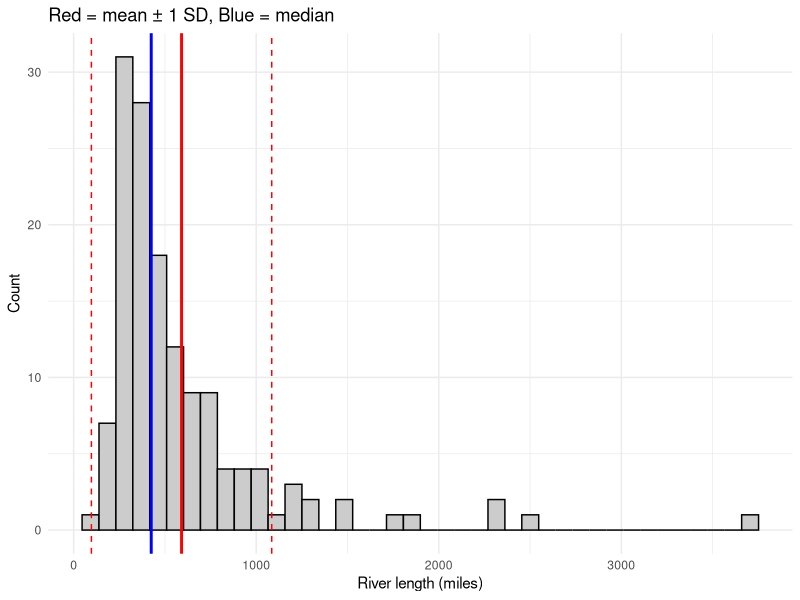
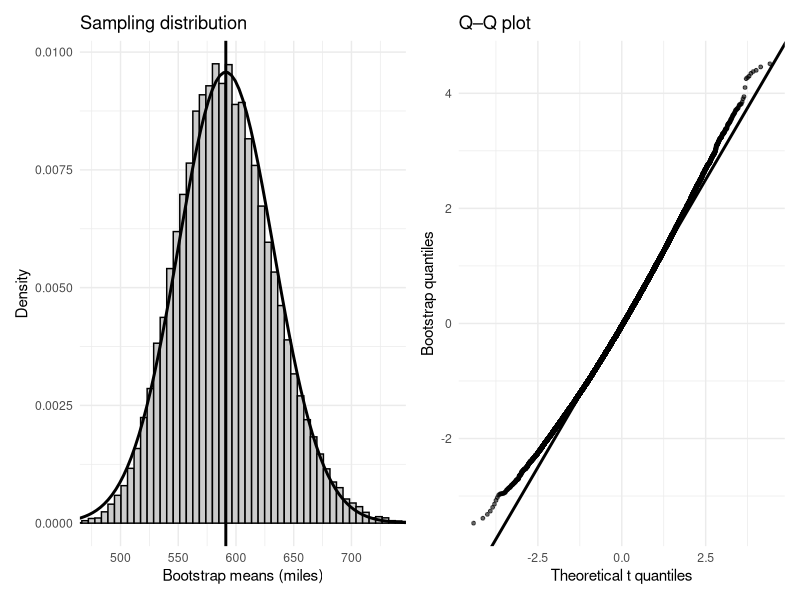
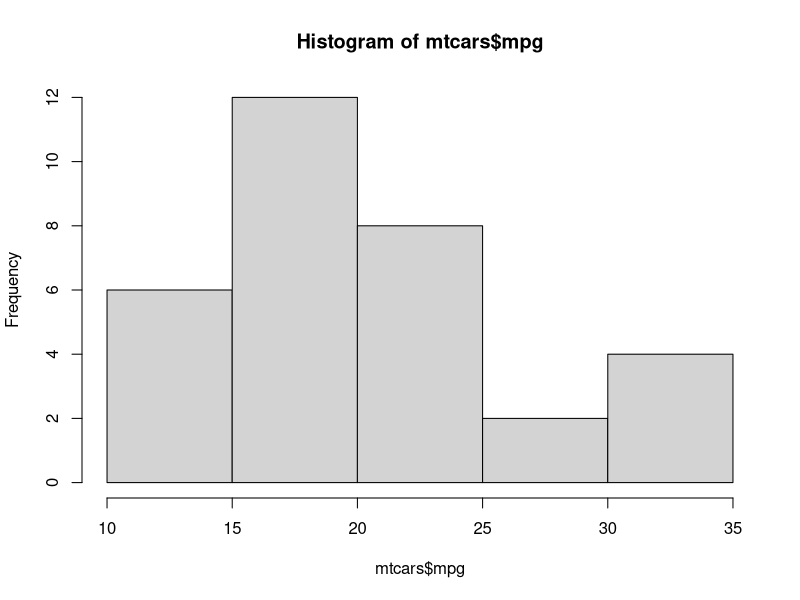
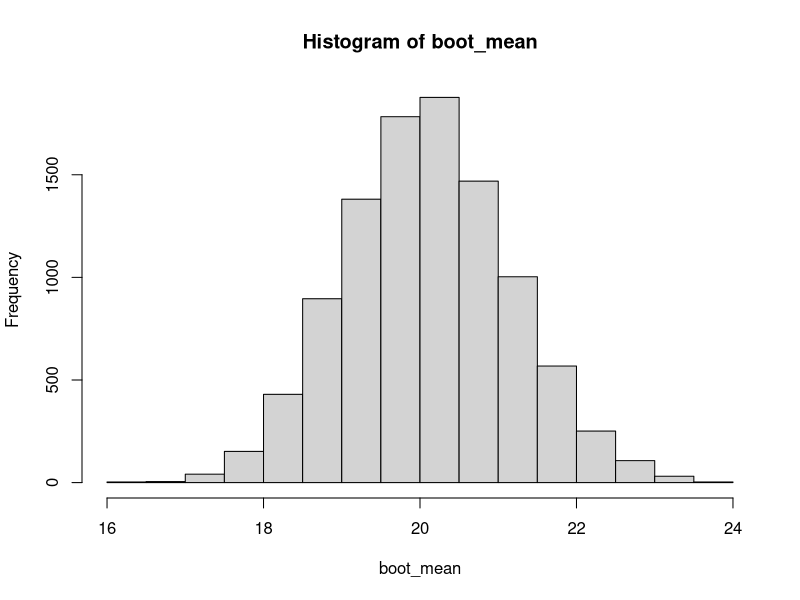

Recreate these plots in R, in order.
## ---- chunk 1
library(tidyverse)
## ---- chunk 2
data(rivers)


df <- data.frame(rivers = rivers)

mu  <- mean(rivers)
med <- median(rivers)
sdx <- sd(rivers)

ggplot(df, aes(x = rivers)) +
  geom_histogram(
    bins = 40,
    color = "black",
    fill = "grey80"
  ) +
  geom_vline(aes(xintercept = mu),
             color = "red", linewidth = 1) +
  geom_vline(aes(xintercept = med),
             color = "blue", linewidth = 1) +
  geom_vline(aes(xintercept = mu + sdx),
             linetype = "dashed", color = "red") +
  geom_vline(aes(xintercept = mu - sdx),
             linetype = "dashed", color = "red") +
  labs(
    title = "Red = mean ± 1 SD, Blue = median",
    x = "River length (miles)",
    y = "Count"
  ) +
  theme_minimal()
## ---- chunk 3
t.test(rivers, mu = 1000)
## ---- chunk 4
library(ggplot2)
library(patchwork)   # for side-by-side layout

data(rivers)
x <- rivers
n <- length(x)

# Point estimate and t-based SE
xbar <- mean(x)
s <- sd(x)
se <- s / sqrt(n)
df <- n - 1

# Bootstrap sampling distribution of the mean
set.seed(2026)
B <- 50000
boot_means <- replicate(B, mean(sample(x, replace = TRUE)))

boot_df <- data.frame(boot_mean = boot_means)

# t-based density for the mean
# If (Xbar - mu)/SE ~ t_df, then density of Xbar is:
t_density <- function(m) dt((m - xbar) / se, df = df) / se

# Plot limits based on bulk of bootstrap distribution
xlim <- quantile(boot_means, c(0.001, 0.999))

# ---- Left panel: histogram + t overlay ----
p_hist <- ggplot(boot_df, aes(x = boot_mean)) +
  geom_histogram(aes(y = after_stat(density)),
                 bins = 60, fill = "grey80", color = "black") +
  stat_function(fun = t_density, linewidth = 1) +
  geom_vline(xintercept = xbar, linewidth = 1) +
  coord_cartesian(xlim = xlim) +
  labs(
    title = "Sampling distribution",
    x = "Bootstrap means (miles)",
    y = "Density"
  ) +
  theme_minimal()

# ---- Right panel: Q–Q plot ----
# Standardize bootstrap means to t-scale
z_boot <- (boot_means - xbar) / se

probs <- ppoints(B)
emp_q <- quantile(z_boot, probs)
theo_q <- qt(probs, df = df)

qq_df <- data.frame(theo = theo_q, emp = emp_q)

p_qq <- ggplot(qq_df, aes(x = theo, y = emp)) +
  geom_point(size = 1, alpha = 0.6) +
  geom_abline(slope = 1, intercept = 0, linewidth = 1) +
  labs(
    title = "Q–Q plot",
    x = "Theoretical t quantiles",
    y = "Bootstrap quantiles"
  ) +
  theme_minimal()

# ---- Combine side by side ----
p_hist + p_qq

## ---- chunk 5
data(mtcars)
str(mtcars)
## ---- chunk 6
hist(mtcars$mpg)
## ---- chunk 7
B = 10000
mpg = mtcars$mpg
boot_mean = rep(NA, B)
set.seed(222)
for(i in 1:B){
  ystar = sample(mpg, size = length(mpg), replace = TRUE)
  boot_mean[i] = mean(ystar)
}

paste0("mean: ", round(mean(mpg),3), 
       "; bootstrapped mean: ", round(mean(boot_mean),3))
## ---- chunk 8
se_mean = sd(mpg)/sqrt(length(mpg))
paste0("sd: ", round(se_mean,3), 
       "; bootstrapped sd: ", round(sd(boot_mean),3))
## ---- chunk 9
hist(boot_mean)
